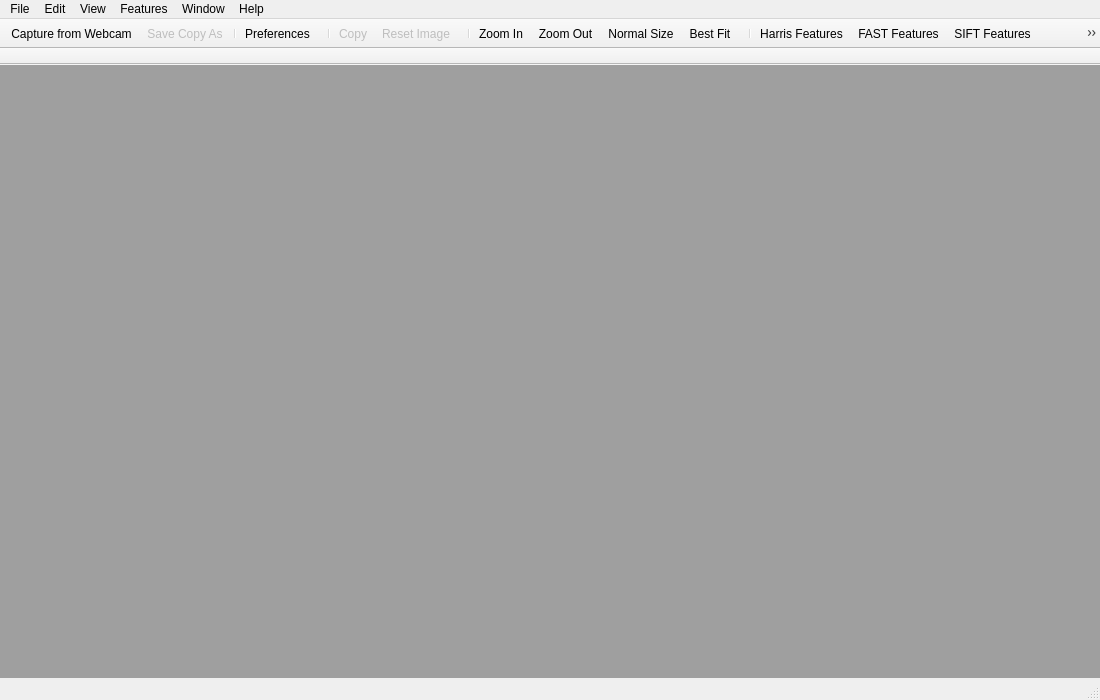
<?xml version="1.0" encoding="UTF-8"?>
<ui version="4.0">
  <author>Antonio Redondo. University Of Extremadura student, Spain.</author>
  <class>windowMain</class>
  <widget class="QMainWindow" name="windowMain">
    <property name="geometry">
      <rect>
        <x>0</x>
        <y>0</y>
        <width>1100</width>
        <height>700</height>
      </rect>
    </property>
    <property name="windowTitle">
      <string>Feature Tracker</string>
    </property>
    <property name="windowIcon">
      <iconset>
        <normaloff>:icons/IFDicon.png</normaloff>:icons/IFDicon.png</iconset>
    </property>
    <property name="iconSize">
      <size>
        <width>32</width>
        <height>32</height>
      </size>
    </property>
    <widget class="QWidget" name="centralwidget">
      <layout class="QVBoxLayout" name="verticalLayout">
        <property name="margin">
          <number>0</number>
        </property>
        <item>
          <widget class="QMdiArea" name="uiMdiArea">
            <property name="activationOrder">
              <enum>QMdiArea::ActivationHistoryOrder</enum>
            </property>
          </widget>
        </item>
      </layout>
    </widget>
    <widget class="QMenuBar" name="menubar">
      <property name="geometry">
        <rect>
          <x>0</x>
          <y>0</y>
          <width>1100</width>
          <height>25</height>
        </rect>
      </property>
      <property name="nativeMenuBar">
        <bool>true</bool>
      </property>
      <widget class="QMenu" name="uiMenuFile">
        <property name="title">
          <string>File</string>
        </property>
        <addaction name="uiActionOpen"/>
        <addaction name="uiActionCaptureWebcam"/>
        <addaction name="uiActionSaveCopyAs"/>
        <addaction name="separator"/>
        <addaction name="uiActionPreferences"/>
        <addaction name="separator"/>
      </widget>
      <widget class="QMenu" name="uiMenuWindow">
        <property name="title">
          <string>Window</string>
        </property>
        <addaction name="uiActionTile"/>
        <addaction name="uiActionCascade"/>
        <addaction name="separator"/>
        <addaction name="uiActionNext"/>
        <addaction name="uiActionPrevious"/>
        <addaction name="separator"/>
        <addaction name="uiActionDuplicate"/>
        <addaction name="separator"/>
        <addaction name="uiActionClose"/>
        <addaction name="uiActionCloseAll"/>
      </widget>
      <widget class="QMenu" name="menuAbout">
        <property name="title">
          <string>Help</string>
        </property>
        <addaction name="uiActionWebsite"/>
        <addaction name="uiActionAbout"/>
      </widget>
      <widget class="QMenu" name="menuEdit">
        <property name="title">
          <string>Edit</string>
        </property>
        <addaction name="uiActionCopy"/>
        <addaction name="uiActionResetImage"/>
      </widget>
      <widget class="QMenu" name="menuFeatures">
        <property name="title">
          <string>Features</string>
        </property>
        <addaction name="uiActionHarris"/>
        <addaction name="uiActionFAST"/>
        <addaction name="uiActionSIFT"/>
        <addaction name="uiActionSURF"/>
        <addaction name="separator"/>
        <addaction name="uiActionDo4"/>
        <addaction name="uiActionFastRT"/>
      </widget>
      <widget class="QMenu" name="menuView">
        <property name="title">
          <string>View</string>
        </property>
        <addaction name="uiActionStartupDialog"/>
        <addaction name="separator"/>
        <addaction name="uiActionZoomIn"/>
        <addaction name="uiActionZoomOut"/>
        <addaction name="uiActionZoomOriginal"/>
        <addaction name="uiActionZoomBestFit"/>
      </widget>
      <addaction name="uiMenuFile"/>
      <addaction name="menuEdit"/>
      <addaction name="menuView"/>
      <addaction name="menuFeatures"/>
      <addaction name="uiMenuWindow"/>
      <addaction name="menuAbout"/>
    </widget>
    <widget class="QStatusBar" name="uiStatusBar">
      <property name="styleSheet">
        <string notr="true">QStatusBar::item { border: 0px solid black };</string>
      </property>
    </widget>
    <widget class="QToolBar" name="uiToolBarFile">
      <property name="windowTitle">
        <string>File Toolbar</string>
      </property>
      <property name="movable">
        <bool>false</bool>
      </property>
      <property name="iconSize">
        <size>
          <width>48</width>
          <height>48</height>
        </size>
      </property>
      <property name="floatable">
        <bool>false</bool>
      </property>
      <attribute name="toolBarArea">
        <enum>TopToolBarArea</enum>
      </attribute>
      <attribute name="toolBarBreak">
        <bool>false</bool>
      </attribute>
      <addaction name="uiActionCaptureWebcam"/>
      <addaction name="uiActionSaveCopyAs"/>
      <addaction name="separator"/>
      <addaction name="uiActionPreferences"/>
    </widget>
    <widget class="QToolBar" name="uiToolBarEdit">
      <property name="windowTitle">
        <string>Edit Toolbar</string>
      </property>
      <property name="movable">
        <bool>false</bool>
      </property>
      <property name="iconSize">
        <size>
          <width>48</width>
          <height>48</height>
        </size>
      </property>
      <property name="floatable">
        <bool>false</bool>
      </property>
      <attribute name="toolBarArea">
        <enum>TopToolBarArea</enum>
      </attribute>
      <attribute name="toolBarBreak">
        <bool>false</bool>
      </attribute>
      <addaction name="separator"/>
      <addaction name="uiActionCopy"/>
      <addaction name="uiActionResetImage"/>
    </widget>
    <widget class="QToolBar" name="uiToolBarZoom">
      <property name="windowTitle">
        <string>Zoom Toolbar</string>
      </property>
      <property name="movable">
        <bool>false</bool>
      </property>
      <property name="iconSize">
        <size>
          <width>48</width>
          <height>48</height>
        </size>
      </property>
      <property name="floatable">
        <bool>false</bool>
      </property>
      <attribute name="toolBarArea">
        <enum>TopToolBarArea</enum>
      </attribute>
      <attribute name="toolBarBreak">
        <bool>false</bool>
      </attribute>
      <addaction name="separator"/>
      <addaction name="uiActionZoomIn"/>
      <addaction name="uiActionZoomOut"/>
      <addaction name="uiActionZoomOriginal"/>
      <addaction name="uiActionZoomBestFit"/>
    </widget>
    <widget class="QToolBar" name="uiToolBarFeatures">
      <property name="windowTitle">
        <string>Features Toolbar</string>
      </property>
      <property name="movable">
        <bool>false</bool>
      </property>
      <property name="iconSize">
        <size>
          <width>48</width>
          <height>48</height>
        </size>
      </property>
      <property name="floatable">
        <bool>false</bool>
      </property>
      <attribute name="toolBarArea">
        <enum>TopToolBarArea</enum>
      </attribute>
      <attribute name="toolBarBreak">
        <bool>false</bool>
      </attribute>
      <addaction name="separator"/>
      <addaction name="uiActionHarris"/>
      <addaction name="uiActionFAST"/>
      <addaction name="uiActionSIFT"/>
      <addaction name="uiActionSURF"/>
      <addaction name="separator"/>
      <addaction name="uiActionDo4"/>
      <addaction name="uiActionFastRT"/>
    </widget>
    <widget class="QToolBar" name="uiToolBarParameters">
      <property name="enabled">
        <bool>false</bool>
      </property>
      <property name="sizePolicy">
        <sizepolicy hsizetype="Expanding" vsizetype="Minimum">
          <horstretch>0</horstretch>
          <verstretch>0</verstretch>
        </sizepolicy>
      </property>
      <property name="windowTitle">
        <string>Parameters Toolbar</string>
      </property>
      <property name="movable">
        <bool>false</bool>
      </property>
      <property name="allowedAreas">
        <set>Qt::BottomToolBarArea|Qt::TopToolBarArea</set>
      </property>
      <property name="floatable">
        <bool>false</bool>
      </property>
      <attribute name="toolBarArea">
        <enum>TopToolBarArea</enum>
      </attribute>
      <attribute name="toolBarBreak">
        <bool>true</bool>
      </attribute>
    </widget>
    <action name="uiActionOpen">
      <property name="icon">
        <iconset>
          <normaloff>:icons/fileopen.svg</normaloff>:icons/fileopen.svg</iconset>
      </property>
      <property name="text">
        <string>Open...</string>
      </property>
      <property name="shortcut">
        <string>Ctrl+O</string>
      </property>
      <property name="iconVisibleInMenu">
        <bool>true</bool>
      </property>
    </action>
    <action name="uiActionSaveCopyAs">
      <property name="enabled">
        <bool>false</bool>
      </property>
      <property name="icon">
        <iconset>
          <normaloff>:icons/document-save.svg</normaloff>:icons/document-save.svg</iconset>
      </property>
      <property name="text">
        <string>Save Copy As...</string>
      </property>
      <property name="shortcut">
        <string>Ctrl+S</string>
      </property>
    </action>
    <action name="uiActionWebsite">
      <property name="icon">
        <iconset>
          <normaloff>:icons/go-home.svg</normaloff>:icons/go-home.svg</iconset>
      </property>
      <property name="text">
        <string>Project on GitHub</string>
      </property>
      <property name="toolTip">
        <string>Project on GitHub</string>
      </property>
    </action>
    <action name="uiActionAbout">
      <property name="icon">
        <iconset>
          <normaloff>:icons/help-about.svg</normaloff>:icons/help-about.svg</iconset>
      </property>
      <property name="text">
        <string>About...</string>
      </property>
    </action>
    <action name="uiActionCaptureWebcam">
      <property name="icon">
        <iconset>
          <normaloff>:icons/camera-video-symbolic.svg</normaloff>:icons/camera-video-symbolic.svg</iconset>
      </property>
      <property name="text">
        <string>Capture from Webcam...</string>
      </property>
      <property name="iconVisibleInMenu">
        <bool>true</bool>
      </property>
    </action>
    <action name="uiActionPreferences">
      <property name="icon">
        <iconset>
          <normaloff>:icons/configure-shortcuts.svg</normaloff>:icons/configure-shortcuts.svg</iconset>
      </property>
      <property name="text">
        <string>Preferences...</string>
      </property>
      <property name="shortcut">
        <string>Ctrl+Shift+X</string>
      </property>
    </action>
    <action name="uiActionClose">
      <property name="text">
        <string>Close</string>
      </property>
      <property name="shortcut">
        <string>Ctrl+W</string>
      </property>
      <property name="iconVisibleInMenu">
        <bool>true</bool>
      </property>
    </action>
    <action name="uiActionCascade">
      <property name="text">
        <string>Cascade</string>
      </property>
      <property name="shortcut">
        <string>Ctrl+Shift+T</string>
      </property>
    </action>
    <action name="uiActionTile">
      <property name="text">
        <string>Tile</string>
      </property>
      <property name="shortcut">
        <string>Ctrl+T</string>
      </property>
    </action>
    <action name="uiActionDuplicate">
      <property name="text">
        <string>Duplicate</string>
      </property>
      <property name="shortcut">
        <string>Ctrl+D</string>
      </property>
    </action>
    <action name="uiActionCloseAll">
      <property name="text">
        <string>Close All</string>
      </property>
      <property name="toolTip">
        <string>Close</string>
      </property>
      <property name="shortcut">
        <string>Ctrl+Shift+W</string>
      </property>
    </action>
    <action name="uiActionSIFT">
      <property name="checkable">
        <bool>true</bool>
      </property>
      <property name="icon">
        <iconset>
          <normaloff>:icons/Sift.png</normaloff>:icons/Sift.png</iconset>
      </property>
      <property name="text">
        <string>SIFT Features</string>
      </property>
    </action>
    <action name="uiActionSURF">
      <property name="checkable">
        <bool>true</bool>
      </property>
      <property name="icon">
        <iconset>
          <normaloff>:icons/Surf.png</normaloff>:icons/Surf.png</iconset>
      </property>
      <property name="text">
        <string>SURF Features</string>
      </property>
    </action>
    <action name="uiActionHarris">
      <property name="checkable">
        <bool>true</bool>
      </property>
      <property name="icon">
        <iconset>
          <normaloff>:icons/Harris.png</normaloff>:icons/Harris.png</iconset>
      </property>
      <property name="text">
        <string>Harris Features</string>
      </property>
    </action>
    <action name="uiActionFAST">
      <property name="checkable">
        <bool>true</bool>
      </property>
      <property name="icon">
        <iconset>
          <normaloff>:icons/Fast.png</normaloff>:icons/Fast.png</iconset>
      </property>
      <property name="text">
        <string>FAST Features</string>
      </property>
    </action>
    <action name="uiActionZoomIn">
      <property name="icon">
        <iconset>
          <normaloff>:icons/zoom-in.svg</normaloff>:icons/zoom-in.svg</iconset>
      </property>
      <property name="text">
        <string>Zoom In</string>
      </property>
      <property name="shortcut">
        <string>Ctrl++</string>
      </property>
    </action>
    <action name="uiActionZoomOut">
      <property name="icon">
        <iconset>
          <normaloff>:icons/zoom-out.svg</normaloff>:icons/zoom-out.svg</iconset>
      </property>
      <property name="text">
        <string>Zoom Out</string>
      </property>
      <property name="shortcut">
        <string>Ctrl+-</string>
      </property>
    </action>
    <action name="uiActionZoomOriginal">
      <property name="icon">
        <iconset>
          <normaloff>:icons/zoom-original.svg</normaloff>:icons/zoom-original.svg</iconset>
      </property>
      <property name="text">
        <string>Normal Size</string>
      </property>
      <property name="shortcut">
        <string>2</string>
      </property>
    </action>
    <action name="uiActionZoomBestFit">
      <property name="icon">
        <iconset>
          <normaloff>:icons/zoom-fit-best.svg</normaloff>:icons/zoom-fit-best.svg</iconset>
      </property>
      <property name="text">
        <string>Best Fit</string>
      </property>
      <property name="shortcut">
        <string>1</string>
      </property>
    </action>
    <action name="uiActionCopy">
      <property name="enabled">
        <bool>false</bool>
      </property>
      <property name="icon">
        <iconset>
          <normaloff>:icons/edit-copy.svg</normaloff>:icons/edit-copy.svg</iconset>
      </property>
      <property name="text">
        <string>Copy</string>
      </property>
      <property name="shortcut">
        <string>Ctrl+C</string>
      </property>
    </action>
    <action name="uiActionNext">
      <property name="text">
        <string>Next</string>
      </property>
      <property name="shortcut">
        <string>Ctrl+Tab</string>
      </property>
    </action>
    <action name="uiActionPrevious">
      <property name="text">
        <string>Previous</string>
      </property>
      <property name="shortcut">
        <string>Ctrl+Shift+Backtab</string>
      </property>
    </action>
    <action name="uiActionResetImage">
      <property name="enabled">
        <bool>false</bool>
      </property>
      <property name="icon">
        <iconset>
          <normaloff>:icons/edit-undo.svg</normaloff>:icons/edit-undo.svg</iconset>
      </property>
      <property name="text">
        <string>Reset Image</string>
      </property>
      <property name="shortcut">
        <string>Ctrl+Z</string>
      </property>
    </action>
    <action name="uiActionStartupDialog">
      <property name="text">
        <string>Startup Dialog</string>
      </property>
      <property name="shortcut">
        <string>Ctrl+R</string>
      </property>
    </action>
    <action name="uiActionDo4">
      <property name="icon">
        <iconset>
          <normaloff>:icons/Do4!.png</normaloff>:icons/Do4!.png</iconset>
      </property>
      <property name="text">
        <string>Do4!</string>
      </property>
      <property name="shortcut">
        <string>Ctrl+A</string>
      </property>
    </action>
    <action name="uiActionFastRT">
      <property name="icon">
        <iconset>
          <normaloff>:icons/FastRT.png</normaloff>:icons/FastRT.png</iconset>
      </property>
      <property name="text">
        <string>FAST Features in Real Time</string>
      </property>
      <property name="shortcut">
        <string>Ctrl+R</string>
      </property>
      <property name="iconVisibleInMenu">
        <bool>true</bool>
      </property>
    </action>
  </widget>
  <resources/>
  <connections/>
</ui>
